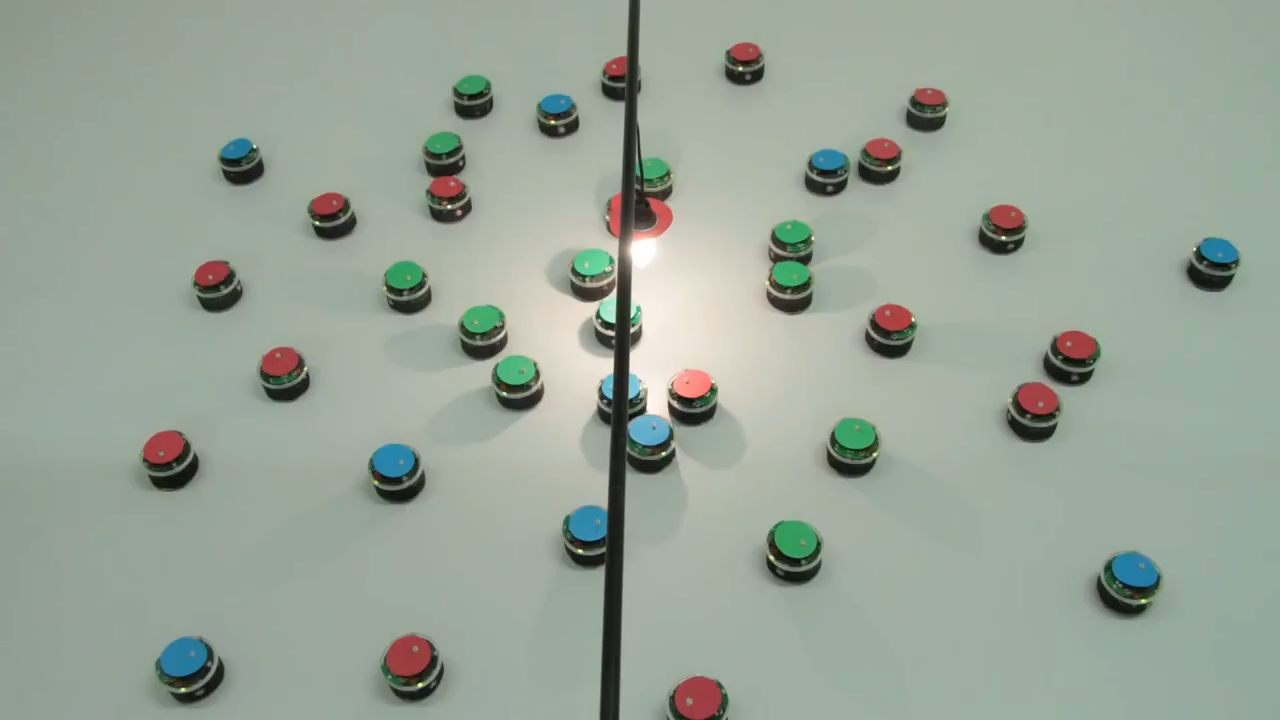
//> input picture lab_3/img_zadan/roboti/roi_robotov.jpg, 1280 x 720 px
$ ./task2   (built with g++ and OpenCV 4)
//> lines starting //> are read from the running program, lines starting //| are printed output that depends on the picture; after the words box and inside, x2 and y2 are one past the last pixel; in counts of white or black regions, pixels touching at a corner belong together
#include <opencv2/imgproc.hpp>
#include <opencv2/opencv.hpp>
#include <vector>

using namespace cv;
using namespace std;

const int max_value_H = 360/2;
const int max_value = 255;

int low_H = 0, low_S = 0, low_V = 0;
int high_H = max_value_H, high_S = max_value, high_V = max_value;

static void on_low_H_thresh_trackbar(int, void *)
{
    low_H = min(high_H-1, low_H);
    setTrackbarPos("Low H", "thimg", low_H);
}
static void on_high_H_thresh_trackbar(int, void *)
{
    high_H = max(high_H, low_H+1);
    setTrackbarPos("High H", "thimg", high_H);
}
static void on_low_S_thresh_trackbar(int, void *)
{
    low_S = min(high_S-1, low_S);
    setTrackbarPos("Low S", "thimg", low_S);
}
static void on_high_S_thresh_trackbar(int, void *)
{
    high_S = max(high_S, low_S+1);
    setTrackbarPos("High S", "thimg", high_S);
}
static void on_low_V_thresh_trackbar(int, void *)
{
    low_V = min(high_V-1, low_V);
    setTrackbarPos("Low V", "thimg", low_V);
}
static void on_high_V_thresh_trackbar(int, void *)
{
    high_V = max(high_V, low_V+1);
    setTrackbarPos("High V", "thimg", high_V);
}

int main(int argc, char** argv){
	namedWindow("thimg");
	string fn;
	Mat img, thimg;
	if (argc>1) fn= argv[1];
	else fn = "../img_zadan/roboti/roi_robotov.jpg";
	img = imread(fn);
//> img is the input picture: 720 rows x 1280 cols, CV_8UC3; mean B, G, R 151.4, 164, 152.4
	imshow(fn, img);

	int th_type = THRESH_BINARY;

	createTrackbar("Low H", "thimg", &low_H, max_value_H, on_low_H_thresh_trackbar);
    createTrackbar("High H", "thimg", &high_H, max_value_H, on_high_H_thresh_trackbar);
    createTrackbar("Low S", "thimg", &low_S, max_value, on_low_S_thresh_trackbar);
    createTrackbar("High S", "thimg", &high_S, max_value, on_high_S_thresh_trackbar);
    createTrackbar("Low V", "thimg", &low_V, max_value, on_low_V_thresh_trackbar);
    createTrackbar("High V", "thimg", &high_V, max_value, on_high_V_thresh_trackbar);
	while(true){
		Mat bgrImg, hsvImg;
		cvtColor(img, bgrImg, COLOR_YUV2BGR);
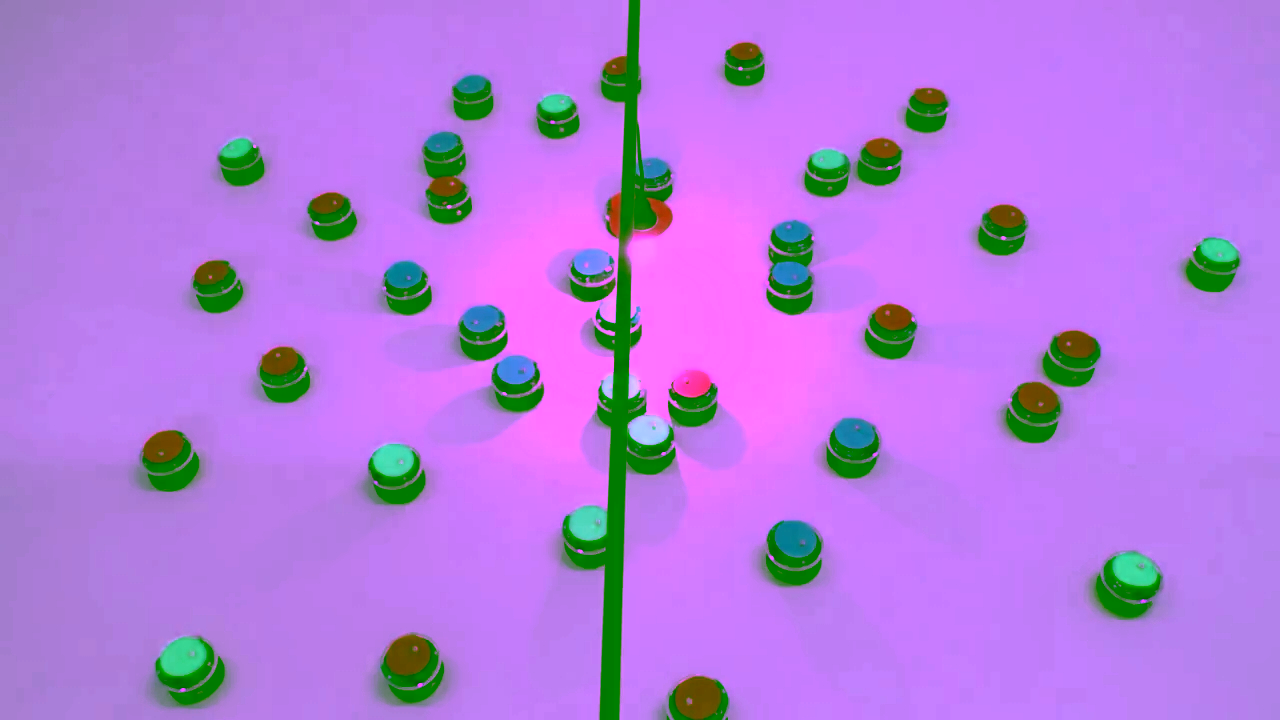
//> bgrImg: 720 rows x 1280 cols, CV_8UC3; mean B, G, R 222.6, 123, 180.2
		cvtColor(bgrImg, hsvImg, COLOR_BGR2HSV);
//> hsvImg: 720 rows x 1280 cols, CV_8UC3; mean H, S, V 130.4, 133.9, 231.4
		inRange(hsvImg, Scalar(low_H, low_S, low_V), Scalar(high_H, high_S, high_V), thimg);
//> thimg: 720 rows x 1280 cols, CV_8UC1; every value is 255
		imshow("thimg", thimg);
		vector<vector<Point>> cnts;
		findContours(thimg, cnts, RETR_LIST, CHAIN_APPROX_NONE);
//> cnts = 1 contour; box (x1, y1, x2, y2) and area: (0, 0, 1280, 720) 919601
		Mat draw = Mat::zeros(thimg.size(), CV_8UC3);
		for (size_t i = 0; i < cnts.size(); i++)
		{
			Moments mnts = moments(cnts[i]);
			int centerX = mnts.m10 / mnts.m00;
			int centerY = mnts.m01 / mnts.m00;
			circle(draw, Point(centerX, centerY), 2, Scalar(255, 0, 0), 2);
			drawContours(draw, cnts, i, Scalar(0, 0, 255));
		}
//> this loop made 1 pass
//> (centerX, centerY) on pass 1: (639, 359)
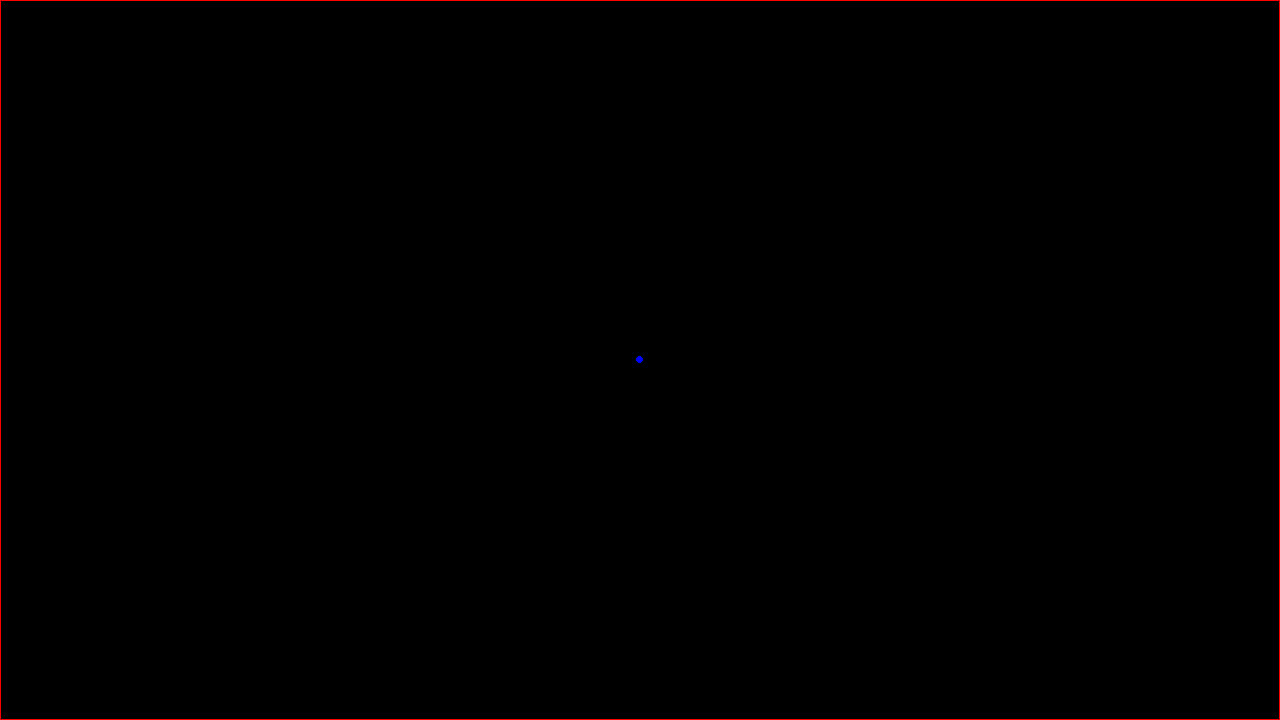
//> draw: 720 rows x 1280 cols, CV_8UC3; mean B, G, R 0, 0, 1.1
		imshow("cntimg", draw);
		waitKey(5);
	}

}
